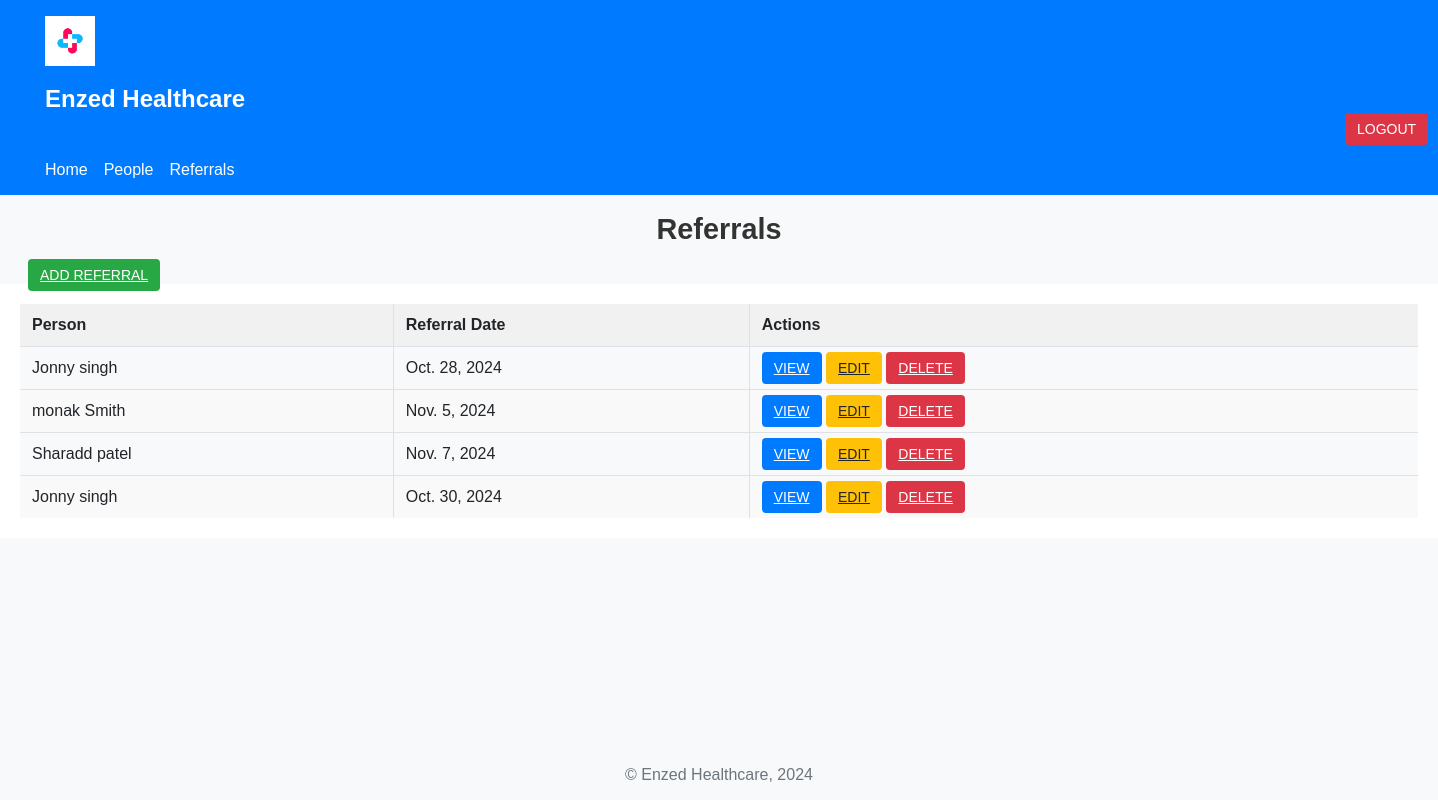
The page /referrals/ (signed in) on the database its author committed.
### referral_system/models.py (models this page shows, shortened)
class Referral(models.Model):
    person = models.ForeignKey(Person, on_delete=models.CASCADE, related_name="referrals")
    referral_date = models.DateField()
    referrer_name = models.CharField(max_length=100)
    referral_reason = models.TextField()
    note = models.TextField()

class Person(models.Model):
    first_name = models.CharField(max_length=50)
    last_name = models.CharField(max_length=50)
    phone_number = models.CharField(max_length=15)
    date_of_birth = models.DateField()
    def __str__(self):
        return f"{self.first_name} {self.last_name}"

### referral_system/views.py (the view)
# urls.py: path('referrals/', views.referral_list, name='referral_list'),
@login_required
def referral_list(request):
    referrals = Referral.objects.all()
    return render(request, "referral_system/referral_list.html", {"referrals": referrals})

### referral_system/templates/referral_system/referral_list.html (shortened to what this page needs)
{% extends "referral_system/base.html" %}
{% block content %}
<br><h2>Referrals</h2>
<a class="btn btn-success mb-3" href="{% url 'referral_add' %}">Add Referral</a>
<table class="table table-bordered">
    <thead>
        <tr>
            <th>Person</th>
            <th>Referral Date</th>
            <th>Actions</th>
        </tr>
    </thead>
    <tbody>
        {% for referral in referrals %}
        <tr>
            <td>{{ referral.person }}</td>
            <td>{{ referral.referral_date }}</td>
            <td>
                <a href="{% url 'referral_detail' referral.pk %}" class="btn btn-primary btn-sm">View</a>
                <a href="{% url 'referral_edit' referral.pk %}" class="btn btn-warning btn-sm">Edit</a>
                <a href="{% url 'referral_delete' referral.pk %}" class="btn btn-danger btn-sm">Delete</a>
            </td>
        </tr>
        {% endfor %}
    </tbody>
</table>
{% endblock %}

### referral_system/static/referral_system/style.css (style rules this page uses)
* { margin: 0; padding: 0; box-sizing: border-box; }
body { font-family: Arial, sans-serif; background-color: #f8f9fa; margin: 0; padding: 0; color: #212529; display: flex; flex-direction: column; min-height: 100vh; }
h2, .login-container h2 { color: #333333; margin-bottom: 20px; }
h2 { font-size: 1.8rem; text-align: center; }
.btn { border: none; border-radius: 4px; font-size: 14px; padding: 8px 12px; text-transform: uppercase; transition: all 0.3s ease; }
.btn-success { background-color: #28a745; color: white; margin-left: 28px; }
.btn-primary { background-color: #007bff; color: white; }
.btn-warning { background-color: #ffc107; color: #212529; }
.btn-danger { background-color: #dc3545; color: white; }
.table { width: 100%; border-collapse: collapse; margin-bottom: 1rem; }
.table-bordered { border: 20px solid #ffffff; }
.table th, .table td { padding: 12px; text-align: left; border: 1px solid #dee2e6; vertical-align: middle; }
.table thead { background-color: #f1f1f1; }
.table tbody tr:nth-child(even) { background-color: #f9f9f9; }

### rows shown on the page
Referral: person "Jonny singh", referral_date "Oct. 28, 2024"
Referral: person "monak Smith", referral_date "Nov. 5, 2024"
Referral: person "Sharadd patel", referral_date "Nov. 7, 2024"
Referral: person "Jonny singh", referral_date "Oct. 30, 2024"
